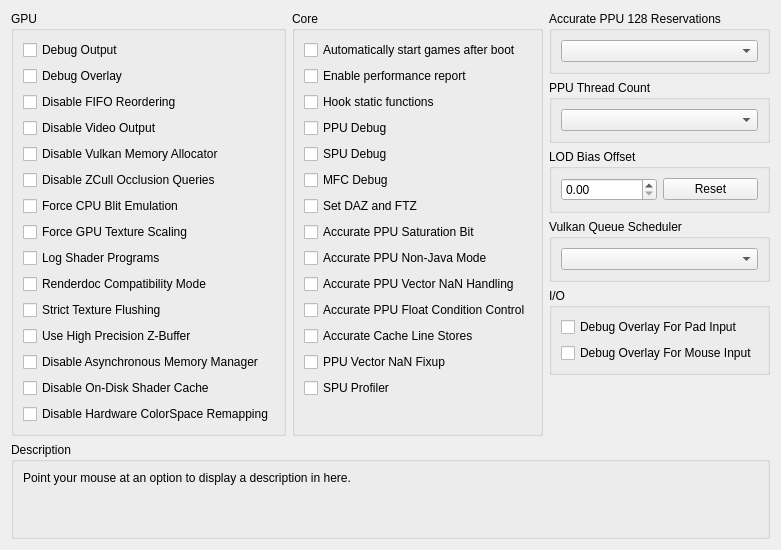
      <widget class="QWidget" name="debugTab">
       <attribute name="title">
        <string>Debug</string>
       </attribute>
       <layout class="QVBoxLayout" name="debugTab_layout" stretch="0,1,0">
        <item>
         <layout class="QHBoxLayout" name="debugTabLayout" stretch="1,1,1">
          <item>
           <widget class="QGroupBox" name="gb_debug_gpu">
            <property name="enabled">
             <bool>true</bool>
            </property>
            <property name="title">
             <string>GPU</string>
            </property>
            <property name="alignment">
             <set>Qt::AlignmentFlag::AlignLeading|Qt::AlignmentFlag::AlignLeft|Qt::AlignmentFlag::AlignTop</set>
            </property>
            <layout class="QVBoxLayout" name="gb_debug_gpu_layout">
             <item alignment="Qt::AlignmentFlag::AlignTop">
              <widget class="QCheckBox" name="debugOutput">
               <property name="text">
                <string>Debug Output</string>
               </property>
              </widget>
             </item>
             <item>
              <widget class="QCheckBox" name="debugOverlay">
               <property name="text">
                <string>Debug Overlay</string>
               </property>
              </widget>
             </item>
             <item>
              <widget class="QCheckBox" name="disableFIFOReordering">
               <property name="text">
                <string>Disable FIFO Reordering</string>
               </property>
              </widget>
             </item>
             <item>
              <widget class="QCheckBox" name="disableVideoOutput">
               <property name="text">
                <string>Disable Video Output</string>
               </property>
              </widget>
             </item>
             <item>
              <widget class="QCheckBox" name="disableVulkanMemAllocator">
               <property name="text">
                <string>Disable Vulkan Memory Allocator</string>
               </property>
              </widget>
             </item>
             <item>
              <widget class="QCheckBox" name="disableHwOcclusionQueries">
               <property name="text">
                <string>Disable ZCull Occlusion Queries</string>
               </property>
              </widget>
             </item>
             <item>
              <widget class="QCheckBox" name="forceCpuBlitEmulation">
               <property name="text">
                <string>Force CPU Blit Emulation</string>
               </property>
              </widget>
             </item>
             <item>
              <widget class="QCheckBox" name="gpuTextureScaling">
               <property name="text">
                <string>Force GPU Texture Scaling</string>
               </property>
              </widget>
             </item>
             <item>
              <widget class="QCheckBox" name="logProg">
               <property name="text">
                <string>Log Shader Programs</string>
               </property>
              </widget>
             </item>
             <item alignment="Qt::AlignmentFlag::AlignTop">
              <widget class="QCheckBox" name="renderdocCompatibility">
               <property name="enabled">
                <bool>true</bool>
               </property>
               <property name="text">
                <string>Renderdoc Compatibility Mode</string>
               </property>
              </widget>
             </item>
             <item>
              <widget class="QCheckBox" name="strictTextureFlushing">
               <property name="text">
                <string>Strict Texture Flushing</string>
               </property>
              </widget>
             </item>
             <item alignment="Qt::AlignmentFlag::AlignTop">
              <widget class="QCheckBox" name="forceHighpZ">
               <property name="text">
                <string>Use High Precision Z-Buffer</string>
               </property>
              </widget>
             </item>
             <item>
              <widget class="QCheckBox" name="disableAsyncHostMM">
               <property name="text">
                <string>Disable Asynchronous Memory Manager</string>
               </property>
              </widget>
             </item>
             <item>
              <widget class="QCheckBox" name="disableOnDiskShaderCache">
               <property name="text">
                <string>Disable On-Disk Shader Cache</string>
               </property>
              </widget>
             </item>
             <item>
              <widget class="QCheckBox" name="disableHardwareTexelRemapping">
               <property name="text">
                <string>Disable Hardware ColorSpace Remapping</string>
               </property>
              </widget>
             </item>
             <item>
              <spacer name="verticalSpacerDebugGPU">
               <property name="orientation">
                <enum>Qt::Orientation::Vertical</enum>
               </property>
               <property name="sizeType">
                <enum>QSizePolicy::Policy::MinimumExpanding</enum>
               </property>
               <property name="sizeHint" stdset="0">
                <size>
                 <width>0</width>
                 <height>0</height>
                </size>
               </property>
              </spacer>
             </item>
            </layout>
           </widget>
          </item>
          <item>
           <widget class="QGroupBox" name="gb_debug_core">
            <property name="title">
             <string>Core</string>
            </property>
            <layout class="QVBoxLayout" name="gb_debug_core_layout">
             <item>
              <widget class="QCheckBox" name="alwaysStart">
               <property name="text">
                <string>Automatically start games after boot</string>
               </property>
              </widget>
             </item>
             <item>
              <widget class="QCheckBox" name="perfReport">
               <property name="text">
                <string>Enable performance report</string>
               </property>
              </widget>
             </item>
             <item>
              <widget class="QCheckBox" name="hookStFunc">
               <property name="text">
                <string>Hook static functions</string>
               </property>
              </widget>
             </item>
             <item>
              <widget class="QCheckBox" name="ppuDebug">
               <property name="text">
                <string>PPU Debug</string>
               </property>
              </widget>
             </item>
             <item>
              <widget class="QCheckBox" name="spuDebug">
               <property name="text">
                <string>SPU Debug</string>
               </property>
              </widget>
             </item>
             <item>
              <widget class="QCheckBox" name="mfcDebug">
               <property name="text">
                <string>MFC Debug</string>
               </property>
              </widget>
             </item>
             <item>
              <widget class="QCheckBox" name="setDAZandFTZ">
               <property name="text">
                <string>Set DAZ and FTZ</string>
               </property>
              </widget>
             </item>
             <item>
              <widget class="QCheckBox" name="accuratePPUSAT">
               <property name="text">
                <string>Accurate PPU Saturation Bit</string>
               </property>
              </widget>
             </item>
             <item>
              <widget class="QCheckBox" name="accuratePPUNJ">
               <property name="text">
                <string>Accurate PPU Non-Java Mode</string>
               </property>
              </widget>
             </item>
             <item>
              <widget class="QCheckBox" name="accuratePPUVNAN">
               <property name="text">
                <string>Accurate PPU Vector NaN Handling</string>
               </property>
              </widget>
             </item>
             <item>
              <widget class="QCheckBox" name="accuratePPUFPCC">
               <property name="text">
                <string>Accurate PPU Float Condition Control</string>
               </property>
              </widget>
             </item>
             <item>
              <widget class="QCheckBox" name="accurateClineStores">
               <property name="text">
                <string>Accurate Cache Line Stores</string>
               </property>
              </widget>
             </item>
             <item>
              <widget class="QCheckBox" name="fixupPPUVNAN">
               <property name="text">
                <string>PPU Vector NaN Fixup</string>
               </property>
              </widget>
             </item>
             <item>
              <widget class="QCheckBox" name="spuProfiler">
               <property name="text">
                <string>SPU Profiler</string>
               </property>
              </widget>
             </item>
             <item>
              <spacer name="verticalSpacerDebugCore">
               <property name="orientation">
                <enum>Qt::Orientation::Vertical</enum>
               </property>
               <property name="sizeType">
                <enum>QSizePolicy::Policy::MinimumExpanding</enum>
               </property>
               <property name="sizeHint" stdset="0">
                <size>
                 <width>0</width>
                 <height>0</height>
                </size>
               </property>
              </spacer>
             </item>
            </layout>
           </widget>
          </item>
          <item>
           <widget class="QWidget" name="debug_more_stuff" native="true">
            <layout class="QVBoxLayout" name="debug_more_stuff_layout" stretch="0,0,0,0,0,1">
             <property name="leftMargin">
              <number>0</number>
             </property>
             <property name="topMargin">
              <number>0</number>
             </property>
             <property name="rightMargin">
              <number>0</number>
             </property>
             <property name="bottomMargin">
              <number>0</number>
             </property>
             <item>
              <widget class="QGroupBox" name="gb_accurate_ppu_128">
               <property name="title">
                <string>Accurate PPU 128 Reservations</string>
               </property>
               <layout class="QVBoxLayout" name="gb_accurate_ppu_128_layout">
                <item>
                 <widget class="QComboBox" name="combo_accurate_ppu_128"/>
                </item>
               </layout>
              </widget>
             </item>
             <item>
              <widget class="QGroupBox" name="gb_num_ppu_threads">
               <property name="title">
                <string>PPU Thread Count</string>
               </property>
               <layout class="QVBoxLayout" name="vbl_num_ppu_threads">
                <item>
                 <widget class="QComboBox" name="combo_num_ppu_threads"/>
                </item>
               </layout>
              </widget>
             </item>
             <item>
              <widget class="QGroupBox" name="gb_Level_of_Detail">
               <property name="title">
                <string>LOD Bias Offset</string>
               </property>
               <layout class="QVBoxLayout" name="gb_Level_of_Detail_Layout">
                <item>
                 <layout class="QHBoxLayout" name="TextureLODBiasLayout">
                  <item>
                   <widget class="QDoubleSpinBox" name="TextureLODBias"/>
                  </item>
                  <item>
                   <widget class="QPushButton" name="TextureLODBiasReset">
                    <property name="text">
                     <string>Reset</string>
                    </property>
                   </widget>
                  </item>
                 </layout>
                </item>
               </layout>
              </widget>
             </item>
             <item>
              <widget class="QGroupBox" name="gb_vulkansched">
               <property name="sizePolicy">
                <sizepolicy hsizetype="Preferred" vsizetype="Minimum">
                 <horstretch>0</horstretch>
                 <verstretch>0</verstretch>
                </sizepolicy>
               </property>
               <property name="title">
                <string>Vulkan Queue Scheduler</string>
               </property>
               <layout class="QVBoxLayout" name="gb_vksched_layout">
                <item>
                 <widget class="QComboBox" name="vulkansched"/>
                </item>
               </layout>
              </widget>
             </item>
             <item>
              <widget class="QGroupBox" name="gb_debug_io">
               <property name="title">
                <string>I/O</string>
               </property>
               <layout class="QVBoxLayout" name="gb_debug_io_layout">
                <item>
                 <widget class="QCheckBox" name="debugOverlayIO">
                  <property name="text">
                   <string>Debug Overlay For Pad Input</string>
                  </property>
                 </widget>
                </item>
                <item>
                 <widget class="QCheckBox" name="debugOverlayMouse">
                  <property name="text">
                   <string>Debug Overlay For Mouse Input</string>
                  </property>
                 </widget>
                </item>
                <item>
                 <spacer name="verticalSpacer">
                  <property name="orientation">
                   <enum>Qt::Orientation::Vertical</enum>
                  </property>
                  <property name="sizeType">
                   <enum>QSizePolicy::Policy::MinimumExpanding</enum>
                  </property>
                  <property name="sizeHint" stdset="0">
                   <size>
                    <width>0</width>
                    <height>0</height>
                   </size>
                  </property>
                 </spacer>
                </item>
               </layout>
              </widget>
             </item>
             <item>
              <spacer name="verticalSpacerDebugMore">
               <property name="orientation">
                <enum>Qt::Orientation::Vertical</enum>
               </property>
               <property name="sizeType">
                <enum>QSizePolicy::Policy::MinimumExpanding</enum>
               </property>
               <property name="sizeHint" stdset="0">
                <size>
                 <width>0</width>
                 <height>0</height>
                </size>
               </property>
              </spacer>
             </item>
            </layout>
           </widget>
          </item>
         </layout>
        </item>
        <item>
         <spacer name="debugTabSpacer">
          <property name="orientation">
           <enum>Qt::Orientation::Vertical</enum>
          </property>
          <property name="sizeType">
           <enum>QSizePolicy::Policy::MinimumExpanding</enum>
          </property>
          <property name="sizeHint" stdset="0">
           <size>
            <width>0</width>
            <height>0</height>
           </size>
          </property>
         </spacer>
        </item>
        <item>
         <widget class="QGroupBox" name="gb_description_debug">
          <property name="title">
           <string>Description</string>
          </property>
          <layout class="QVBoxLayout" name="gb_description_debug_layout">
           <item>
            <widget class="QLabel" name="description_debug">
             <property name="text">
              <string>Point your mouse at an option to display a description in here.


</string>
             </property>
             <property name="textFormat">
              <enum>Qt::TextFormat::PlainText</enum>
             </property>
             <property name="alignment">
              <set>Qt::AlignmentFlag::AlignLeading|Qt::AlignmentFlag::AlignLeft|Qt::AlignmentFlag::AlignTop</set>
             </property>
             <property name="wordWrap">
              <bool>true</bool>
             </property>
            </widget>
           </item>
          </layout>
         </widget>
        </item>
       </layout>
      </widget>
